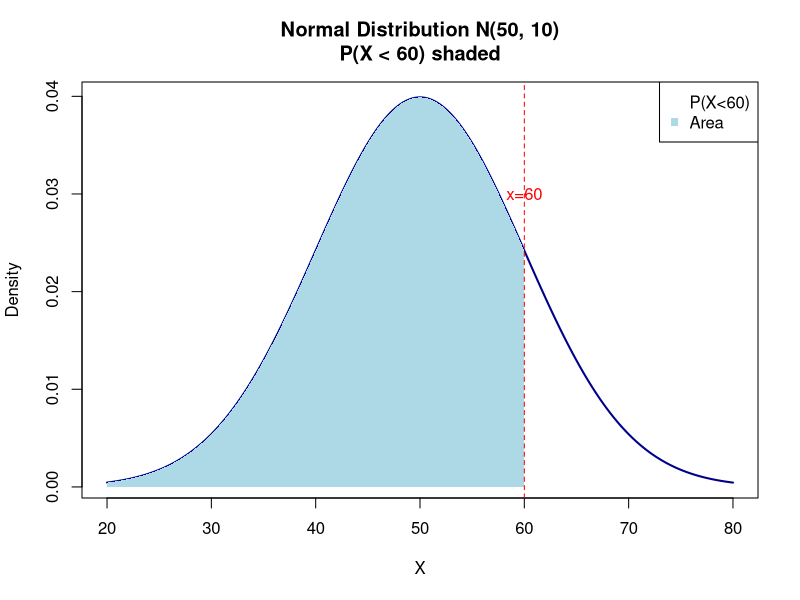

Here is the R script that generated this plot:
# ============================================================================
# QUESTION 15: Find Normal probability P(X<60)
# ============================================================================

# ============================================================================
# Normal Distribution: X ~ N(mu, sigma^2)
# P(X < x) = pnorm(x, mean = mu, sd = sigma)
# ============================================================================

cat("=== Normal Probability P(X < 60) ===\n\n")

# Example 1: Standard normal calculation
cat("Example 1: X ~ N(50, 10), find P(X < 60)\n")
mu <- 50
sigma <- 10
x <- 60

prob <- pnorm(x, mean = mu, sd = sigma)
cat("P(X < 60) = pnorm(60, mean=50, sd=10)\n")
cat("Z-score = (60-50)/10 = 1\n")
cat("P(X < 60) =", round(prob, 6), "\n")

# Example 2: Using Iris dataset
cat("\n=== Example 2: Iris Sepal.Length ===\n")
mu_iris <- mean(iris$Sepal.Length)
sigma_iris <- sd(iris$Sepal.Length)
x_iris <- 6.0

prob_iris <- pnorm(x_iris, mean = mu_iris, sd = sigma_iris)
cat("Sepal.Length ~ N(", round(mu_iris, 2), ", ", round(sigma_iris, 2), ")\n", sep = "")
cat("P(Sepal.Length < 6.0) =", round(prob_iris, 6), "\n")

# Example 3: Using mtcars MPG
cat("\n=== Example 3: mtcars MPG ===\n")
mu_mtcars <- mean(mtcars$mpg)
sigma_mtcars <- sd(mtcars$mpg)
x_mtcars <- 20

prob_mtcars <- pnorm(x_mtcars, mean = mu_mtcars, sd = sigma_mtcars)
cat("MPG ~ N(", round(mu_mtcars, 2), ", ", round(sigma_mtcars, 2), ")\n", sep = "")
cat("P(MPG < 20) =", round(prob_mtcars, 6), "\n")

# Example 4: Different x values
cat("\n=== Example 4: Various P(X < x) for N(50, 10) ===\n")
for (x_val in c(30, 40, 50, 60, 70, 80)) {
  p <- pnorm(x_val, mean = 50, sd = 10)
  z <- (x_val - 50) / 10
  cat(sprintf("  P(X < %d) = %.4f (Z = %.2f)\n", x_val, p, z))
}

# Example 5: Symmetric probability
cat("\n=== Example 5: P(X > 60) and P(40 < X < 60) ===\n")
cat("P(X > 60) = 1 - P(X < 60) =", round(1 - prob, 6), "\n")
cat("P(40 < X < 60) = P(X < 60) - P(X < 40)\n")
p_40 <- pnorm(40, mean = 50, sd = 10)
cat("        =", round(prob, 4), "-", round(p_40, 4), "=", round(prob - p_40, 4), "\n")

# Visualization
cat("\n=== Normal Distribution Plot ===\n")
png("normal_prob_x60.png", width = 800, height = 600)

# Plot normal curve
x_vals <- seq(20, 80, length = 200)
y_vals <- dnorm(x_vals, mean = 50, sd = 10)
plot(x_vals, y_vals, type = "l", col = "darkblue", lwd = 2,
     main = "Normal Distribution N(50, 10)\nP(X < 60) shaded",
     xlab = "X", ylab = "Density")

# Shade area P(X < 60)
x_fill <- seq(20, 60, length = 100)
y_fill <- dnorm(x_fill, mean = 50, sd = 10)
polygon(c(20, x_fill, 60), c(0, y_fill, 0), col = "lightblue", border = NA)

# Add vertical line at x=60
abline(v = 60, col = "red", lty = 2)
text(60, 0.03, "x=60", col = "red")

# Add legend
legend("topright", legend = c("P(X<60)", "Area"),
       col = c("red", "lightblue"), pch = c(NA, 15))

dev.off()
cat("Saved: normal_prob_x60.png\n")

# Z-score explanation
cat("\n=== Z-score Calculation ===\n")
cat("For X ~ N(mu, sigma), Z = (X - mu) / sigma\n")
cat("Z = (60 - 50) / 10 = 1\n")
cat("Using Z-table: P(Z < 1) = 0.8413\n")
cat("pnorm gives:", round(pnorm(1), 4), "\n")

# Standard normal verification
cat("\n=== Standard Normal Verification ===\n")
cat("P(Z < 1) using pnorm(1) =", round(pnorm(1), 6), "\n")
cat("This equals P(X < 60) for N(50, 10):", round(prob, 6), "\n")

cat("\n=== Question 15 Complete ===\n")
